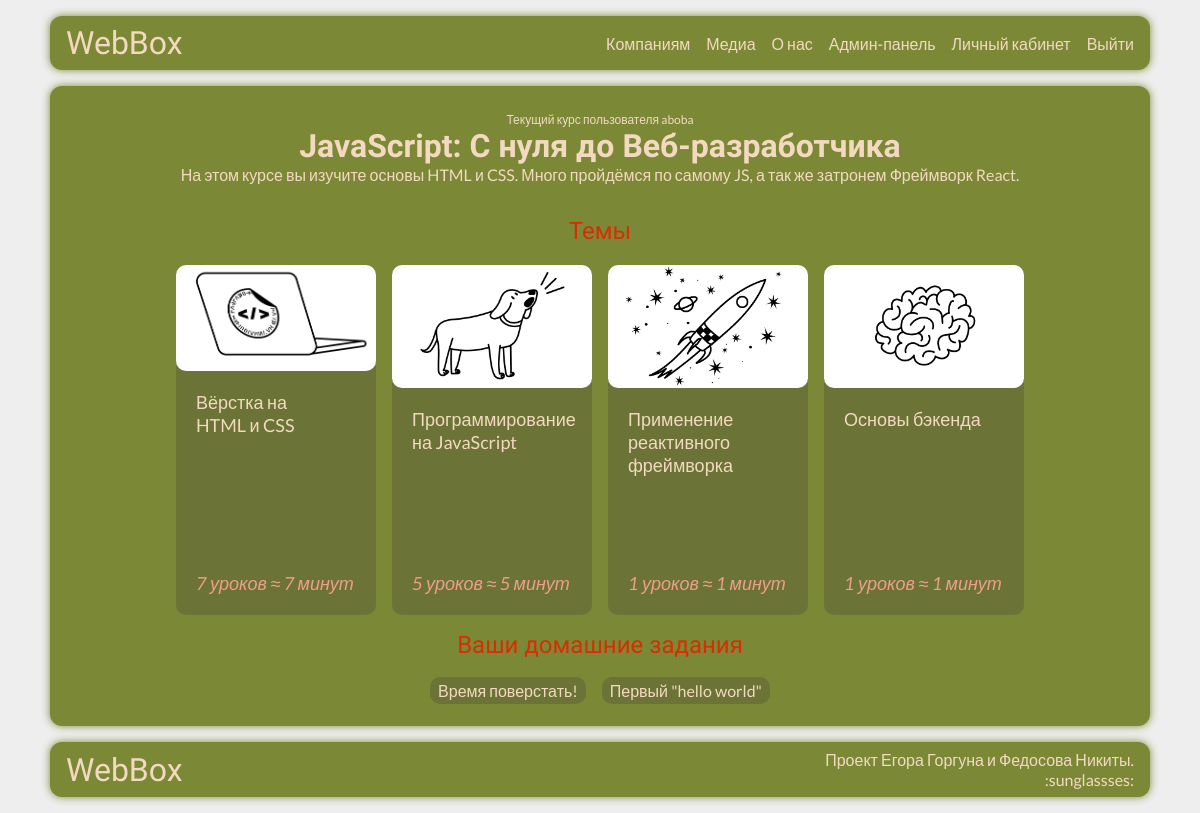
The page /u/ (signed in) on the database as committed earlier.
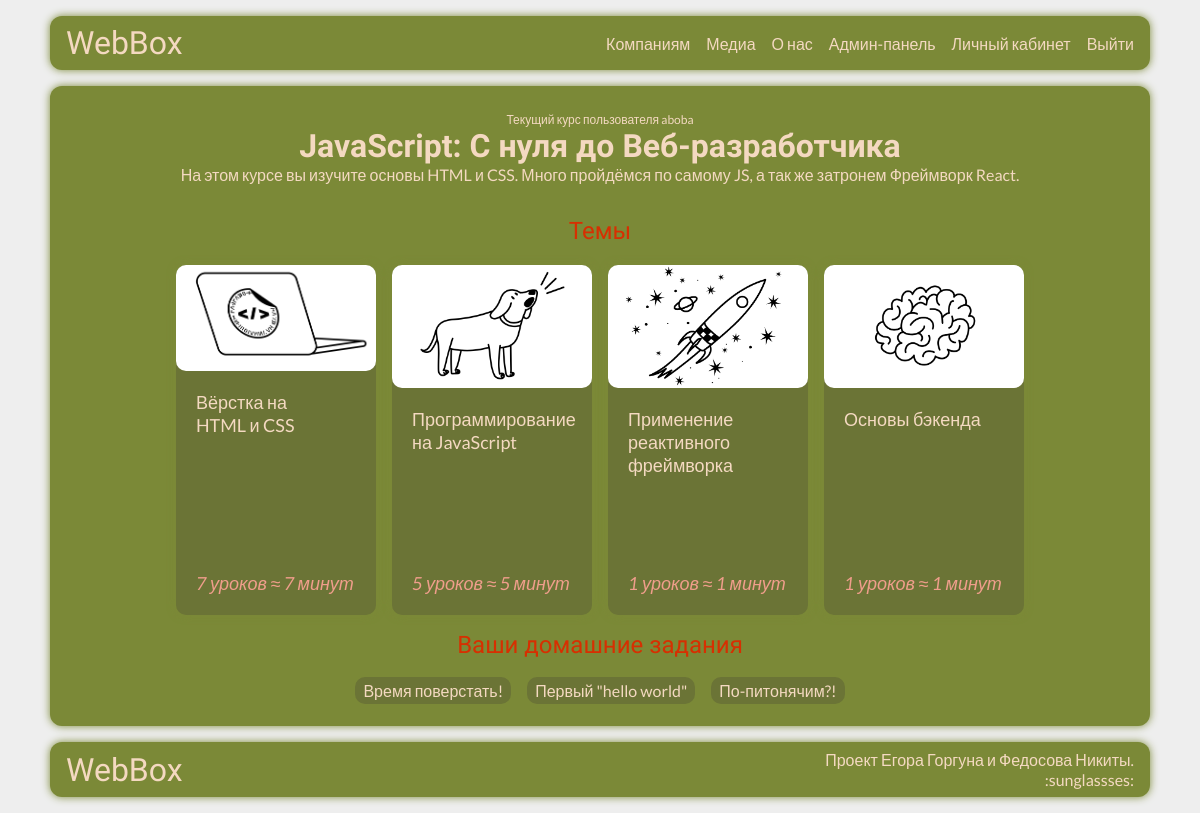
The same page on the database as committed later.
### main/models.py (models this page shows, shortened)
class UserCourses(models.Model):
    user = models.OneToOneField(User, on_delete=models.CASCADE, verbose_name="Пользователь")
    course = models.ForeignKey(Course, on_delete=models.CASCADE, default=3, verbose_name="Курс")
    class Meta:
        verbose_name = 'Курс пользователя'
        verbose_name_plural = 'Курсы пользователей'

class Course(models.Model):
    title = models.CharField(max_length=255, verbose_name="Название курса")
    description = models.TextField(verbose_name="Описание курса")
    created_at = models.DateTimeField(auto_now_add=True, verbose_name="Дата создания курса")
    updated_at = models.DateTimeField(auto_now=True, verbose_name="Дата обновления курса")
    picture_preview = models.ImageField(upload_to='base/img/%Y/%m/%d', help_text='Эта картинка отображается на главной странице в карточкке курса.', default="webbox/img/placeholders/my_friend.jpg", verbose_name="Картинка курса (маленькая)")
    picture = models.ImageField(upload_to='base/img/%Y/%m/%d', help_text='Большая картинка.', default="webbox/img/placeholders/my_friend.jpg", verbose_name="Картинка курса (средняя)")
    is_published  = models.BooleanField(default=True, verbose_name="Публикация курса")
    short_name = models.CharField(max_length=20, default="none", verbose_name="Сокращенное название курса")
    price=models.CharField(max_length=255, default="none рублей", verbose_name="Цена курса с указанием единиц", help_text="Можно использовать html")
    clear_price=models.BigIntegerField(default=0, verbose_name="Цена (только число)")
    long_description = models.TextField(default="nn", help_text="Полное описание курса. Отображается на странице курса", verbose_name="Описание курса")
    themes = models.ManyToManyField(Theme, verbose_name="Темы курса")
    homeworks = models.ManyToManyField(Homework, verbose_name="Домашние задания")
    class Meta:
        verbose_name = 'Курс'
        verbose_name_plural = 'Курсы'

### lessions/models.py (models this page shows, shortened)
class Theme(models.Model):
    name = models.CharField(max_length=255)
    lessions = models.ManyToManyField(Lession)
    short_name = models.CharField(max_length=20, default="none", verbose_name="Сокращенное название темы")
    cid = models.IntegerField(verbose_name="CID курса", help_text="значение устанавливает порядок в списке", default=0)
    image = models.ImageField(upload_to='base/img/themes/%Y/%m/%d', blank=True, null=True, verbose_name="Изображение темы")
    class Meta:
        verbose_name = 'Тема'
        verbose_name_plural = 'Темы'

### cabinet/models.py (models this page shows, shortened)
class Homework(models.Model):
    name = models.CharField(max_length=255, verbose_name="Название домашнего задания")
    file = models.CharField(max_length=255, verbose_name="Файл домашнего задания")
    points = models.IntegerField(verbose_name="Количество баллов")
    cid = models.IntegerField(verbose_name="CID дз", default=0,)
    class Meta:
        verbose_name = 'Домашнее задание'
        verbose_name_plural = 'Домашние задания'

### cabinet/views.py (the view)
# urls.py: path('', views.cabinet, name='index'),
@login_required(login_url='/a')
def cabinet(request):
    themes = Course.objects.all().filter(short_name=request.user.usercourses.course.short_name)[0].themes.all().order_by('cid')
    lens = [len(theme.lessions.all()) for theme in themes]
    homeworks = Course.objects.all().filter(short_name=request.user.usercourses.course.short_name)[0].homeworks.all().order_by('cid')
    return render(request, 'cabinet/cabinet.html', {'themes': zip(themes, lens), 'homeworks': homeworks})

### main/templates/cabinet/cabinet.html (shortened to what this page needs)
{% load static %}
{% load django_template_maths %}
<!DOCTYPE html>
<html>
<head>
    <link href="{% static "webbox/css/index.css" %}" rel="stylesheet">
</head>
<body>
    <div class="wrapper">
        <header class="header">
            <div class="header__logo">
                <p><a href="/">WebBox</a></p>
            </div>
            <div class="header__nav menu">
                    <ul class="menu-list">
                        <li class=""><a href="/#forcomp" class="menu-item">Компаниям</a></li>
                        <li class=""><a href="/#media" class="menu-item">Медиа</a></li>
                        <li class=""><a href="/#about" class="menu-item">О нас</a></li>
                        <li class=""><a href='/admin' class="menu-item">Админ-панель</a></li>
                        {% if user.is_authenticated %}
                            <li class=""><a href='/u' class="menu-item">Личный кабинет</a></li>
                            <li class=""><a href='/a/u' class="menu-item">Выйти</a></li>
                        {% else %}
                            <li class=""><a href='/a' class="menu-item">Войти</a></li>
                        {% endif %}
                    </ul>
            </div>
        </header>
    <main class="cabinet">
        {% if user.usercourses.course.short_name == 'none' %}
            <h3 class="nocurses">У вас нету курсов!</h3>
            <p class="nocursessmall">Приобрести их можно тут</p>
            <ul class="nocursesli" style="display: flex; justify-content: center; text-align: center; flex-direction: column; gap: 16px; padding: 16px;">
                <a style="width: 150px;" class="nocurses2 card-for-lessions" href="https://t.me/webboxa_bot">Телеграм бот</a>
                <a class="nocurses3 card-for-lessions" href="/p">Через сайт</a>
            </ul>
        {% else %}
            <p class="username">Текущий курс пользователя {{user.username}}</p>
            <h2 class="coursetitle">{{user.usercourses.course.title}}</h2>
            <p class="coursedesc">{{user.usercourses.course.description}}</p>
            {% if themes %}
            <div class="homework">Темы</div>
            <div class="courseslist">
            {% for theme, len in themes %}
                <a class="card-true"  href='/u/course/lessions/{{ theme.cid }}'>
                    <img src="{{theme.image.url}}" alt="IMAGE" style="width: 100%">
                    <div class="content-card-true">
                        <p>{{theme.name}}</p>
                        <p class="how-many">{{len}} уроков ≈ {{len|mul:5}} минут</p>
                    </div>
                </a>
            {% endfor %}
            </div>
        {% endif %}
            <div class="homework">Ваши домашние задания</div>
            {% if homeworks %}
            <ul class="courseslist">
            {% for homework in homeworks %}
                <li class="card hw">
                    <a href='/u/homework/{{user.usercourses.course.short_name}}/{{ homework.cid }}'>{{homework.name}}</a>
                </li>
                {% endfor %}
            {%else%}
            <p class="username">Нету! Вы круты :D</p>
            </ul>
        {% endif %}
        {% endif%}
    </main>
    <footer class="footer">
        <h5>WebBox</h5>
        <p>Проект Егора Горгуна и Федосова Никиты.<br>:sunglassses:</p>
    </footer>
</body>
</html>

### main/static/webbox/css/index.css (style rules this page uses)
:root { --background-color: #eee; --accent: #f09e8c; --black: #7b8937; --card-bg-color: #6b7436; --nigga: black; --text-color: #f4d9c1; --link-color: #eee; --btn-color: #f4d9c1; --btn-background-color: #d72f01; --not-very-important: #ad2702; --important: #d72f01; --tg: #2d9fda; }
* { margin: 0; padding: 0; box-sizing: border-box; font-family: 'Lato', sans-serif; }
body { background-color: var(--background-color); overflow-x: hidden !important; }
li, h4 { color: var(--text-color); }
#aboutAndForcomp ol, ul { list-style: none; }
li { font-size: 18px; }
a { text-decoration: none; }
.wrapper { max-width: 1100px; margin: 0 auto; }
.header { display: flex; justify-content: space-between; align-items: center; background-color: var(--black); box-shadow: 0px 0px 8px var(--black); margin: 16px 0; padding: 8px 16px; border-radius: 12px; }
.header__logo a { color: var(--text-color); font-family: 'Dela Gothic One', sans-serif; font-size: 32px; }
.header__nav ul { display: flex; gap: 16px; list-style: none; }
.header__nav a { color: var(--text-color); font-family: 'Lato', sans-serif; font-size: 16px; transition: color 100ms; }
.footer { display: flex; justify-content: space-between; align-items: center; background-color: var(--black); background-size: 100% auto; box-shadow: 0px 0px 8px var(--black); margin: 16px 0; padding: 8px 16px; border-radius: 12px; }
.footer h5 { color: var(--text-color);; font-weight: 100; font-family: 'Dela Gothic One', sans-serif; font-size: 32px; }
.footer p { color: var(--text-color);; font-family: 'Lato', sans-serif; font-size: 16px; text-align: right; }
.cabinet { display: flex; flex-direction: column; justify-content: center; align-items: center; background-color: var(--black); background-size: 100% auto; box-shadow: 0px 0px 8px var(--black); margin: 16px 0; padding: 8px 16px; justify-content: center; align-items: center; border-radius: 12px; min-height: 80vh; }
.coursetitle { color: var(--text-color); font-family: 'Dela Gothic One', sans-serif; font-size: 32px; }
.coursedesc { color: var(--text-color); font-family: 'Lato', sans-serif; font-size: 16px; text-align: center; text-wrap: balance; margin-bottom: 16px; }
.username { color: var(--text-color); font-family: 'Lato', sans-serif; font-size: 12px; }
.card a { color: var(--text-color); border-radius: 10px; font-family: 'Lato', sans-serif; font-size: 16px; padding: 4px 8px; background-color: var(--card-bg-color); transition: all 200ms; }
.card-true { width: 200px; height: 350px; display: flex; flex-direction: column; background-color: var(--card-bg-color); background-size: 100% auto; box-shadow: 0px 0px 8px var(--black); border-radius: 10px; }
.card-true * { text-decoration: none; color: var(--text-color); border-radius: 10px; }
.content-card-true { padding: 20px; display: flex; justify-content: space-between; flex-direction: column; height: 100%; }
.content-card-true p { font-size: 18px; text-wrap: balance; }
.homework { color: var(--important); font-family: 'Dela Gothic One', sans-serif; font-size: 24px; margin-top: 16px; }
.how-many { font-size: 16px; color: var(--accent); font-style: italic; }
.courseslist { display: flex; flex-wrap: wrap; gap: 16px; margin-top: 20px; list-style: none; justify-content: center; }

Rows that differ between the two databases and show on the page:
added Homework: name "По-питонячим?!"
